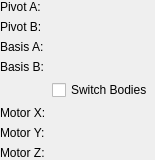
<?xml version="1.0" encoding="UTF-8"?>
<ui version="4.0">
 <class>ChainPowered</class>
 <widget class="QWidget" name="ChainPowered">
  <property name="geometry">
   <rect>
    <x>0</x>
    <y>0</y>
    <width>155</width>
    <height>142</height>
   </rect>
  </property>
  <property name="windowTitle">
   <string>Form</string>
  </property>
  <layout class="QFormLayout" name="formLayout">
   <property name="fieldGrowthPolicy">
    <enum>QFormLayout::AllNonFixedFieldsGrow</enum>
   </property>
   <property name="leftMargin">
    <number>0</number>
   </property>
   <property name="topMargin">
    <number>0</number>
   </property>
   <property name="rightMargin">
    <number>0</number>
   </property>
   <property name="bottomMargin">
    <number>0</number>
   </property>
   <item row="0" column="0">
    <widget class="QLabel" name="label">
     <property name="text">
      <string>Pivot A:</string>
     </property>
    </widget>
   </item>
   <item row="0" column="1">
    <widget class="Vec3Setter" name="pivotA" native="true"/>
   </item>
   <item row="1" column="0">
    <widget class="QLabel" name="label_2">
     <property name="text">
      <string>Pivot B:</string>
     </property>
    </widget>
   </item>
   <item row="1" column="1">
    <widget class="Vec3Setter" name="pivotB" native="true"/>
   </item>
   <item row="2" column="0">
    <widget class="QLabel" name="label_8">
     <property name="text">
      <string>Basis A:</string>
     </property>
    </widget>
   </item>
   <item row="2" column="1">
    <widget class="RotationSetter" name="basisA" native="true"/>
   </item>
   <item row="3" column="0">
    <widget class="QLabel" name="label_9">
     <property name="text">
      <string>Basis B:</string>
     </property>
    </widget>
   </item>
   <item row="3" column="1">
    <widget class="RotationSetter" name="basisB" native="true"/>
   </item>
   <item row="4" column="1">
    <widget class="QCheckBox" name="switchBodies">
     <property name="text">
      <string>Switch Bodies</string>
     </property>
    </widget>
   </item>
   <item row="5" column="0">
    <widget class="QLabel" name="label_5">
     <property name="text">
      <string>Motor X:</string>
     </property>
    </widget>
   </item>
   <item row="5" column="1">
    <widget class="MotorSelector" name="motorX" native="true"/>
   </item>
   <item row="6" column="0">
    <widget class="QLabel" name="label_6">
     <property name="text">
      <string>Motor Y:</string>
     </property>
    </widget>
   </item>
   <item row="6" column="1">
    <widget class="MotorSelector" name="motorY" native="true"/>
   </item>
   <item row="7" column="0">
    <widget class="QLabel" name="label_7">
     <property name="text">
      <string>Motor Z:</string>
     </property>
    </widget>
   </item>
   <item row="7" column="1">
    <widget class="MotorSelector" name="motorZ" native="true"/>
   </item>
  </layout>
 </widget>
 <customwidgets>
  <customwidget>
   <class>RotationSetter</class>
   <extends>QWidget</extends>
   <header>rotationsetter.h</header>
   <container>1</container>
  </customwidget>
  <customwidget>
   <class>Vec3Setter</class>
   <extends>QWidget</extends>
   <header>vec3setter.h</header>
   <container>1</container>
  </customwidget>
  <customwidget>
   <class>MotorSelector</class>
   <extends>QWidget</extends>
   <header>motorselector.h</header>
   <container>1</container>
  </customwidget>
 </customwidgets>
 <resources/>
 <connections/>
</ui>
